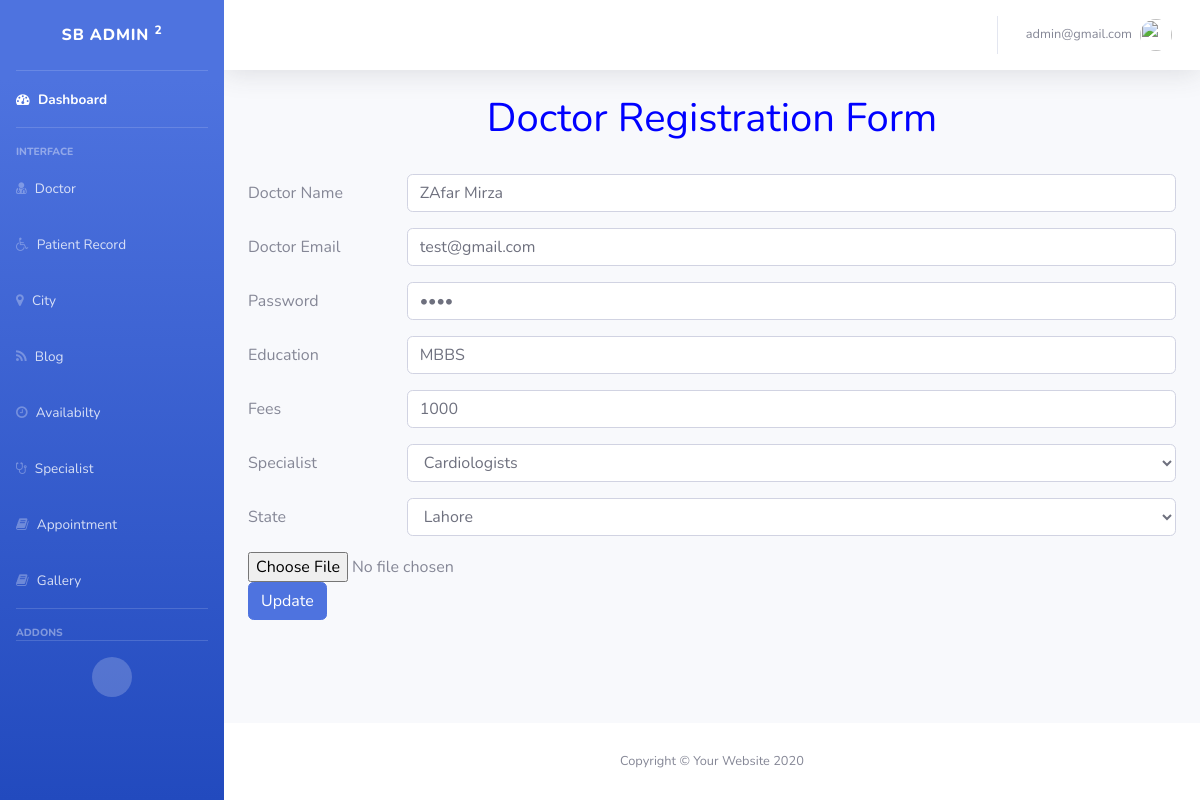
Page /doctor/edit.php?id=14 (signed in) on the committed database.
### tables this page shows
CREATE TABLE `doctor` (
  `d_id` int(11) NOT NULL,
  `d_name` varchar(50) NOT NULL,
  `d_email` varchar(50) NOT NULL,
  `d_password` varchar(50) NOT NULL,
  `image` mediumblob,
  `city` int(11) NOT NULL,
  `education` varchar(50) NOT NULL,
  `specialization` int(50) NOT NULL,
  `fees` int(100) NOT NULL
);

### doctor/edit.php (the view, shortened to what this page needs)
<?php
include "connection.php";
$id=$_GET['id'];
$query="select * from doctor where d_id=".$id;
$result = mysqli_query($conn,$query);
$row =mysqli_fetch_row($result);
$query2="Select * from city";
$resultc=mysqli_query($conn,$query2);
$query3="Select * from specialist";
$result3=mysqli_query($conn,$query3);
include "../adminpanel.php";
?>
<center>
<h1 style="color:blue">Doctor Registration Form</h1>
</center>
<br>
<form method="post" enctype="multipart/form-data">
  <div class="form-group row">
    <label for="Named" class="col-sm-2 col-form-label">Doctor Name</label>
    <div class="col-sm-10">
      <input type="text" class="form-control" id="" placeholder="Name" name="Named" value="<?php echo $row[1];?>" required pattern="^[a-zA-Z\s]+$"  title="Numbers Are Not Allowed">
    </div>
  </div>
  <div class="form-group row">
    <label for="Named" class="col-sm-2 col-form-label">Doctor Email</label>
    <div class="col-sm-10">
<input type="email" class="form-control" id="" placeholder="Email" name="Emaild" value="<?php echo $row[2];?>" pattern="[a-z0-9._%+-]+@[a-z0-9.-]+\.[a-z]{3,}$"  title="Valid Email Is required" required>
    </div>
  </div>
  <div class="form-group row">
    <label for="inputPassword3" class="col-sm-2 col-form-label">Password</label>
    <div class="col-sm-10">
      <input type="password" name="password" class="form-control" id="inputPassword3" placeholder="Password" value="<?php echo $row[3];?>" required>
    </div>
  </div>
  <div class="form-group row">
    <label for="inputPassword3" class="col-sm-2 col-form-label">Education</label>
    <div class="col-sm-10">
      <input type="text" name="education" class="form-control" id="inputPassword3" placeholder="Password" value="<?php echo $row[6];?>" required>
    </div>
  </div>
  <div class="form-group row">
    <label for="inputPassword3" class="col-sm-2 col-form-label">Fees</label>
    <div class="col-sm-10">
      <input type="number" name="fe" class="form-control" id="inputPassword3" placeholder="fees" required value="<?php echo $row[8];?>">
    </div>
  </div>
  <div class="form-group row">
      <label for="inputState" class="col-sm-2 col-form-label">Specialist</label>
      <div class="col-sm-10">
      <select id="inputState" name="Specialist" class="form-control" required>
                                        <?php
        while($row3=mysqli_fetch_array($result3))
        {
            if($row[7]==$row3['id'])
            {
        ?>
            <option value=<?php echo $row3['id'];?> selected>
            <?php echo $row3['specialist'];?>
            </option>
            <?php
            }
            else {
                ?>
         <option value=<?php echo $row3['id'];?> >
            <?php echo $row3['specialist'];?>
            </option>
        <?php
            }
        }
        ?>
      </select>
      </div>
    </div>
  <div class="form-group row">
      <label for="inputState" class="col-sm-2 col-form-label">State</label>
      <div class="col-sm-10">
      <select id="inputState" name="city" class="form-control" required>
      <?php
        while($rowc=mysqli_fetch_array($resultc))
        {
            if($row[5]==$rowc['C_id'])
            {
        ?>
            <option value=<?php echo $rowc['C_id'];?> selected>
            <?php echo $rowc['C_name']; ?>
            </option>
            <?php
            }
            else {
            ?>
             <option value=<?php echo $rowc['C_id'];?> >
            <?php echo $rowc['C_name']; ?>
            </option>
        <?php
            }
        }
        ?>
      </select>
      </div>
    </div>
    <input type="file" name="imagess"/>
        <br>
  <div class="form-group row">
    <div class="col-sm-10">
      <button type="submit" class="btn btn-primary" name="btnSubmit" >Update</button>
    </div>
  </div>
  <?php
include '../adminpanelfooter.php';
?>
</html>

### rows in the picture
doctor: Named "ZAfar Mirza", Emaild "test@gmail.com", education "MBBS", fe "1000"

### other values in the picture
$_SESSION['admin'] "admin@gmail.com"
form field Specialist "Cardiologists"
form field city "Lahore"
